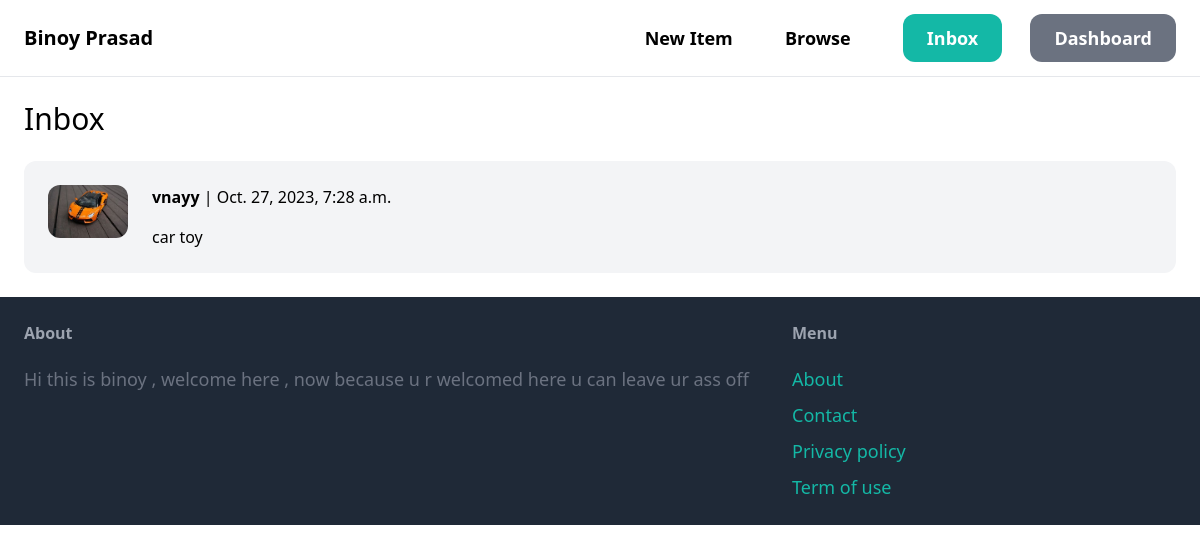
Screenshot of /inbox/ (signed in) with the database file from the repository.
### conversation/models.py (models this page shows)
class Conversation(models.Model):
    item = models.ForeignKey(
        Item, related_name='conversations', on_delete=models.CASCADE)
    members = models.ManyToManyField(User, related_name='conversations')
    created_at = models.DateTimeField(auto_now_add=True)
    modified_at = models.DateTimeField(auto_now=True)
    class Meta:
        ordering = ('-modified_at',)

### item/models.py (models this page shows, shortened)
class Item(models.Model):
     category = models.ForeignKey(Category, related_name='items', on_delete=models.CASCADE)
     name = models.CharField(max_length=255)
     description = models.TextField(blank=True, null=True)
     price = models.FloatField()
     image = models.ImageField(upload_to='item_images', blank=True, null=True)
     is_sold = models.BooleanField(default=False)
     created_by = models.ForeignKey(User, related_name='items', on_delete=models.CASCADE)
     created_at = models.DateTimeField(auto_now_add=True)

### conversation/views.py (the view)
# urls.py: path('', views.inbox, name='inbox'),
@login_required
def inbox(request):
    conversations = Conversation.objects.filter(members__in=[request.user.id])
    return render(request, 'conversation/inbox.html', {
        'conversations': conversations
    })

### conversation/templates/conversation/inbox.html (shortened to what this page needs)
{% extends 'core/base.html' %}
{% block content %}
<h1 class="mb-6 text-3xl">Inbox</h1>
<div class="space-y-6">
    {% for conversation in conversations %}
        <a href="{% url 'conversation:detail' conversation.id %}">
            <div class="p-6 flex bg-gray-100 rounded-xl">
                <div class="pr-6">
                    <img src="{{ conversation.item.image.url }}" class="w-20 rounded-xl">
                </div>
                <div>
                    {% for member in conversation.members.all %}
                        {% if member != request.user %}
                            <p class="mb-4"><strong>{{ member.username }}</strong> | {{ conversation.modified_at }}</p>
                            <p>{{ conversation.item.name }}</p>
                        {% endif %}
                    {% endfor %}
                </div>
            </div>
        </a>
    {% endfor %}
</div>
{% endblock %}

### rows the page displays
Conversation: item.image (picture), modified_at "Oct. 27, 2023, 7:28 a.m.", item.name "car toy"

### other values shown
{{ member.username }} "vnayy"
